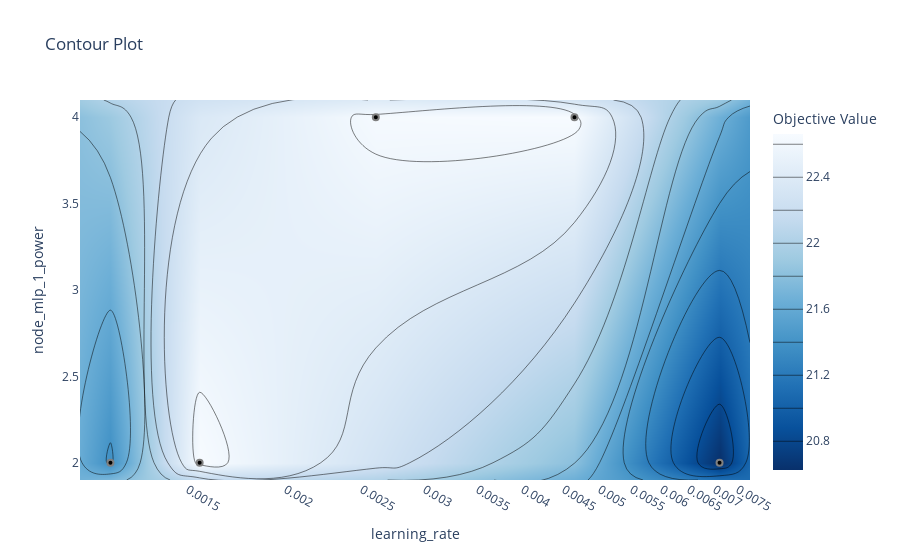

Notebook code cell kept with this figure:
### Code cell
# plot the estimated accuracy surface over hyperparameters:
fig = optuna.visualization.plot_contour(study5, params=['learning_rate', 'node_mlp_1_power'])
fig.show()

### Figure 1 — Plotly figure (JSON) as saved in the notebook; plotly's stock layout.template omitted (floating-point values rounded to 4 significant figures)
{"data": [{"colorbar": {"title": {"text": "Objective Value"}}, "colorscale": [[0, "rgb(247,251,255)"], [0.125, "rgb(222,235,247)"], [0.25, "rgb(198,219,239)"], [0.375, "rgb(158,202,225)"], [0.5, "rgb(107,174,214)"], [0.625, "rgb(66,146,198)"], [0.75, "rgb(33,113,181)"], [0.875, "rgb(8,81,156)"], [1, "rgb(8,48,107)"]], "connectgaps": true, "contours": {"coloring": "heatmap"}, "hoverinfo": "none", "line": {"smoothing": 1.3}, "reversescale": true, "type": "contour", "x": [0.001095, 0.001197, 0.001554, 0.0026, 0.004646, 0.007099, 0.00776], "y": [1.9, 2, 4, 4.1], "z": [[null, null, null, null, null, null, null], [null, 21.37, 22.66, null, null, 20.63, null], [null, null, null, 22.64, 22.66, null, null], [null, null, null, null, null, null, null]]}, {"marker": {"color": "black", "line": {"color": "Grey", "width": 2}}, "mode": "markers", "showlegend": false, "type": "scatter", "x": [0.007099, 0.0026, 0.004646, 0.001197, 0.001554], "y": [2, 4, 4, 2, 2]}], "layout": {"title": {"text": "Contour Plot"}, "xaxis": {"range": [-2.961, -2.11], "title": {"text": "learning_rate"}, "type": "log"}, "yaxis": {"range": [1.9, 4.1], "title": {"text": "node_mlp_1_power"}}}}
